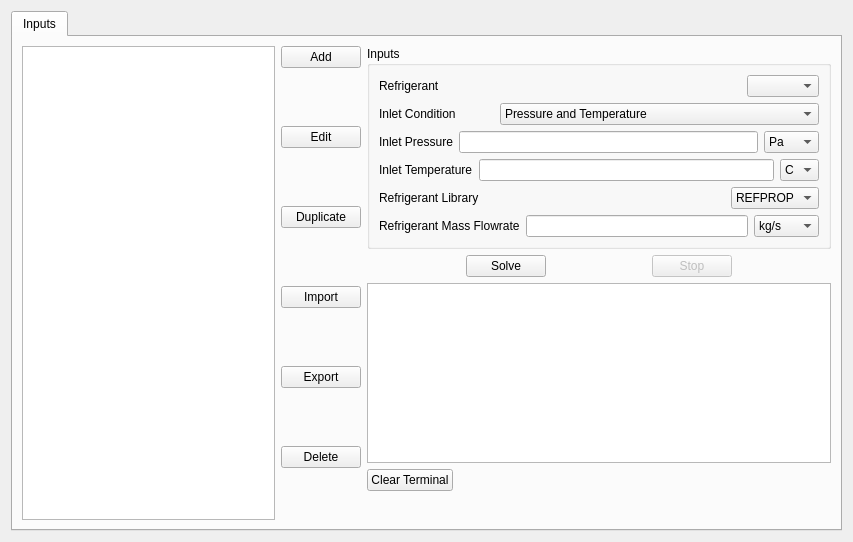
<?xml version="1.0" encoding="UTF-8"?>
<ui version="4.0">
 <class>Form</class>
 <widget class="QWidget" name="Form">
  <property name="geometry">
   <rect>
    <x>0</x>
    <y>0</y>
    <width>853</width>
    <height>542</height>
   </rect>
  </property>
  <property name="windowTitle">
   <string>Microchannel Heat Exchanger Simulation</string>
  </property>
  <layout class="QVBoxLayout" name="verticalLayout_2">
   <item>
    <widget class="QTabWidget" name="tabWidget">
     <property name="currentIndex">
      <number>0</number>
     </property>
     <widget class="QWidget" name="tab">
      <attribute name="title">
       <string>Inputs</string>
      </attribute>
      <layout class="QHBoxLayout" name="horizontalLayout_8">
       <item>
        <widget class="QListWidget" name="Component_List">
         <property name="focusPolicy">
          <enum>Qt::WheelFocus</enum>
         </property>
         <property name="editTriggers">
          <set>QAbstractItemView::NoEditTriggers</set>
         </property>
         <property name="defaultDropAction">
          <enum>Qt::IgnoreAction</enum>
         </property>
         <property name="verticalScrollMode">
          <enum>QAbstractItemView::ScrollPerItem</enum>
         </property>
        </widget>
       </item>
       <item>
        <layout class="QVBoxLayout" name="verticalLayout_4">
         <item>
          <widget class="QPushButton" name="Add_button">
           <property name="text">
            <string>Add</string>
           </property>
          </widget>
         </item>
         <item>
          <spacer name="verticalSpacer_4">
           <property name="orientation">
            <enum>Qt::Vertical</enum>
           </property>
           <property name="sizeHint" stdset="0">
            <size>
             <width>20</width>
             <height>40</height>
            </size>
           </property>
          </spacer>
         </item>
         <item>
          <widget class="QPushButton" name="Edit_button">
           <property name="text">
            <string>Edit</string>
           </property>
          </widget>
         </item>
         <item>
          <spacer name="verticalSpacer">
           <property name="orientation">
            <enum>Qt::Vertical</enum>
           </property>
           <property name="sizeHint" stdset="0">
            <size>
             <width>20</width>
             <height>40</height>
            </size>
           </property>
          </spacer>
         </item>
         <item>
          <widget class="QPushButton" name="Duplicate_button">
           <property name="text">
            <string>Duplicate</string>
           </property>
          </widget>
         </item>
         <item>
          <spacer name="verticalSpacer_3">
           <property name="orientation">
            <enum>Qt::Vertical</enum>
           </property>
           <property name="sizeHint" stdset="0">
            <size>
             <width>20</width>
             <height>40</height>
            </size>
           </property>
          </spacer>
         </item>
         <item>
          <widget class="QPushButton" name="Import_button">
           <property name="text">
            <string>Import</string>
           </property>
          </widget>
         </item>
         <item>
          <spacer name="verticalSpacer_5">
           <property name="orientation">
            <enum>Qt::Vertical</enum>
           </property>
           <property name="sizeHint" stdset="0">
            <size>
             <width>20</width>
             <height>40</height>
            </size>
           </property>
          </spacer>
         </item>
         <item>
          <widget class="QPushButton" name="Export_button">
           <property name="text">
            <string>Export</string>
           </property>
          </widget>
         </item>
         <item>
          <spacer name="verticalSpacer_6">
           <property name="orientation">
            <enum>Qt::Vertical</enum>
           </property>
           <property name="sizeHint" stdset="0">
            <size>
             <width>20</width>
             <height>40</height>
            </size>
           </property>
          </spacer>
         </item>
         <item>
          <widget class="QPushButton" name="Delete_button">
           <property name="text">
            <string>Delete</string>
           </property>
          </widget>
         </item>
         <item>
          <spacer name="verticalSpacer_7">
           <property name="orientation">
            <enum>Qt::Vertical</enum>
           </property>
           <property name="sizeHint" stdset="0">
            <size>
             <width>20</width>
             <height>40</height>
            </size>
           </property>
          </spacer>
         </item>
        </layout>
       </item>
       <item>
        <layout class="QVBoxLayout" name="verticalLayout_3">
         <item>
          <widget class="QGroupBox" name="groupBox">
           <property name="title">
            <string>Inputs</string>
           </property>
           <layout class="QVBoxLayout" name="verticalLayout">
            <item>
             <layout class="QHBoxLayout" name="horizontalLayout_2">
              <item>
               <widget class="QLabel" name="Refrigerant_label">
                <property name="text">
                 <string>Refrigerant</string>
                </property>
               </widget>
              </item>
              <item>
               <spacer name="horizontalSpacer_4">
                <property name="orientation">
                 <enum>Qt::Horizontal</enum>
                </property>
                <property name="sizeHint" stdset="0">
                 <size>
                  <width>40</width>
                  <height>20</height>
                 </size>
                </property>
               </spacer>
              </item>
              <item>
               <widget class="QComboBox" name="Refrigerant"/>
              </item>
             </layout>
            </item>
            <item>
             <layout class="QHBoxLayout" name="horizontalLayout_4">
              <item>
               <widget class="QLabel" name="Inlet_cond_label">
                <property name="text">
                 <string>Inlet Condition</string>
                </property>
               </widget>
              </item>
              <item>
               <spacer name="horizontalSpacer_7">
                <property name="orientation">
                 <enum>Qt::Horizontal</enum>
                </property>
                <property name="sizeHint" stdset="0">
                 <size>
                  <width>40</width>
                  <height>20</height>
                 </size>
                </property>
               </spacer>
              </item>
              <item>
               <widget class="QComboBox" name="Inlet_cond">
                <item>
                 <property name="text">
                  <string>Pressure and Temperature</string>
                 </property>
                </item>
                <item>
                 <property name="text">
                  <string>Pressure and Quality</string>
                 </property>
                </item>
                <item>
                 <property name="text">
                  <string>Saturation Temperature and Quality</string>
                 </property>
                </item>
                <item>
                 <property name="text">
                  <string>Pressure and Superheat or subcooling</string>
                 </property>
                </item>
                <item>
                 <property name="text">
                  <string>Saturation Temperature and Superheat or subcooling</string>
                 </property>
                </item>
               </widget>
              </item>
             </layout>
            </item>
            <item>
             <layout class="QHBoxLayout" name="horizontalLayout_5">
              <item>
               <widget class="QLabel" name="Inlet_cond_1_label">
                <property name="text">
                 <string>Inlet Pressure</string>
                </property>
               </widget>
              </item>
              <item>
               <widget class="QLineEdit" name="Inlet_cond_1"/>
              </item>
              <item>
               <widget class="QComboBox" name="Inlet_cond_1_unit">
                <item>
                 <property name="text">
                  <string>Pa</string>
                 </property>
                </item>
                <item>
                 <property name="text">
                  <string>kPa</string>
                 </property>
                </item>
                <item>
                 <property name="text">
                  <string>MPa</string>
                 </property>
                </item>
                <item>
                 <property name="text">
                  <string>bar</string>
                 </property>
                </item>
                <item>
                 <property name="text">
                  <string>atm</string>
                 </property>
                </item>
                <item>
                 <property name="text">
                  <string>psi</string>
                 </property>
                </item>
               </widget>
              </item>
             </layout>
            </item>
            <item>
             <layout class="QHBoxLayout" name="horizontalLayout_6">
              <item>
               <widget class="QLabel" name="Inlet_cond_2_label">
                <property name="text">
                 <string>Inlet Temperature</string>
                </property>
               </widget>
              </item>
              <item>
               <widget class="QLineEdit" name="Inlet_cond_2"/>
              </item>
              <item>
               <widget class="QComboBox" name="Inlet_cond_2_unit">
                <item>
                 <property name="text">
                  <string>C</string>
                 </property>
                </item>
                <item>
                 <property name="text">
                  <string>K</string>
                 </property>
                </item>
                <item>
                 <property name="text">
                  <string>F</string>
                 </property>
                </item>
               </widget>
              </item>
             </layout>
            </item>
            <item>
             <layout class="QHBoxLayout" name="horizontalLayout_15">
              <item>
               <widget class="QLabel" name="Ref_library_label">
                <property name="text">
                 <string>Refrigerant Library</string>
                </property>
               </widget>
              </item>
              <item>
               <spacer name="horizontalSpacer_13">
                <property name="orientation">
                 <enum>Qt::Horizontal</enum>
                </property>
                <property name="sizeHint" stdset="0">
                 <size>
                  <width>40</width>
                  <height>20</height>
                 </size>
                </property>
               </spacer>
              </item>
              <item>
               <widget class="QComboBox" name="Ref_library">
                <item>
                 <property name="text">
                  <string>REFPROP</string>
                 </property>
                </item>
                <item>
                 <property name="text">
                  <string>HEOS</string>
                 </property>
                </item>
               </widget>
              </item>
             </layout>
            </item>
            <item>
             <layout class="QHBoxLayout" name="horizontalLayout_7">
              <item>
               <widget class="QLabel" name="Ref_mdot_label">
                <property name="text">
                 <string>Refrigerant Mass Flowrate</string>
                </property>
               </widget>
              </item>
              <item>
               <widget class="QLineEdit" name="Ref_mdot">
                <property name="minimumSize">
                 <size>
                  <width>150</width>
                  <height>0</height>
                 </size>
                </property>
               </widget>
              </item>
              <item>
               <widget class="QComboBox" name="Ref_mdot_unit">
                <item>
                 <property name="text">
                  <string>kg/s</string>
                 </property>
                </item>
                <item>
                 <property name="text">
                  <string>kg/min</string>
                 </property>
                </item>
                <item>
                 <property name="text">
                  <string>kg/hr</string>
                 </property>
                </item>
                <item>
                 <property name="text">
                  <string>lb/s</string>
                 </property>
                </item>
                <item>
                 <property name="text">
                  <string>lb/min</string>
                 </property>
                </item>
                <item>
                 <property name="text">
                  <string>lb/hr</string>
                 </property>
                </item>
               </widget>
              </item>
             </layout>
            </item>
           </layout>
          </widget>
         </item>
         <item>
          <layout class="QHBoxLayout" name="horizontalLayout">
           <item>
            <spacer name="horizontalSpacer_2">
             <property name="orientation">
              <enum>Qt::Horizontal</enum>
             </property>
             <property name="sizeHint" stdset="0">
              <size>
               <width>40</width>
               <height>20</height>
              </size>
             </property>
            </spacer>
           </item>
           <item>
            <widget class="QPushButton" name="solve_button">
             <property name="text">
              <string>Solve</string>
             </property>
            </widget>
           </item>
           <item>
            <spacer name="horizontalSpacer">
             <property name="orientation">
              <enum>Qt::Horizontal</enum>
             </property>
             <property name="sizeHint" stdset="0">
              <size>
               <width>40</width>
               <height>20</height>
              </size>
             </property>
            </spacer>
           </item>
           <item>
            <widget class="QPushButton" name="stop_button">
             <property name="enabled">
              <bool>false</bool>
             </property>
             <property name="text">
              <string>Stop</string>
             </property>
            </widget>
           </item>
           <item>
            <spacer name="horizontalSpacer_3">
             <property name="orientation">
              <enum>Qt::Horizontal</enum>
             </property>
             <property name="sizeHint" stdset="0">
              <size>
               <width>40</width>
               <height>20</height>
              </size>
             </property>
            </spacer>
           </item>
          </layout>
         </item>
         <item>
          <widget class="QListWidget" name="Terminal"/>
         </item>
         <item>
          <layout class="QHBoxLayout" name="horizontalLayout_3">
           <item>
            <widget class="QPushButton" name="clear_terminal_button">
             <property name="text">
              <string>Clear Terminal</string>
             </property>
            </widget>
           </item>
           <item>
            <spacer name="horizontalSpacer_8">
             <property name="orientation">
              <enum>Qt::Horizontal</enum>
             </property>
             <property name="sizeHint" stdset="0">
              <size>
               <width>40</width>
               <height>20</height>
              </size>
             </property>
            </spacer>
           </item>
          </layout>
         </item>
         <item>
          <spacer name="verticalSpacer_2">
           <property name="orientation">
            <enum>Qt::Vertical</enum>
           </property>
           <property name="sizeHint" stdset="0">
            <size>
             <width>20</width>
             <height>40</height>
            </size>
           </property>
          </spacer>
         </item>
        </layout>
       </item>
      </layout>
     </widget>
    </widget>
   </item>
  </layout>
 </widget>
 <resources/>
 <connections/>
</ui>
